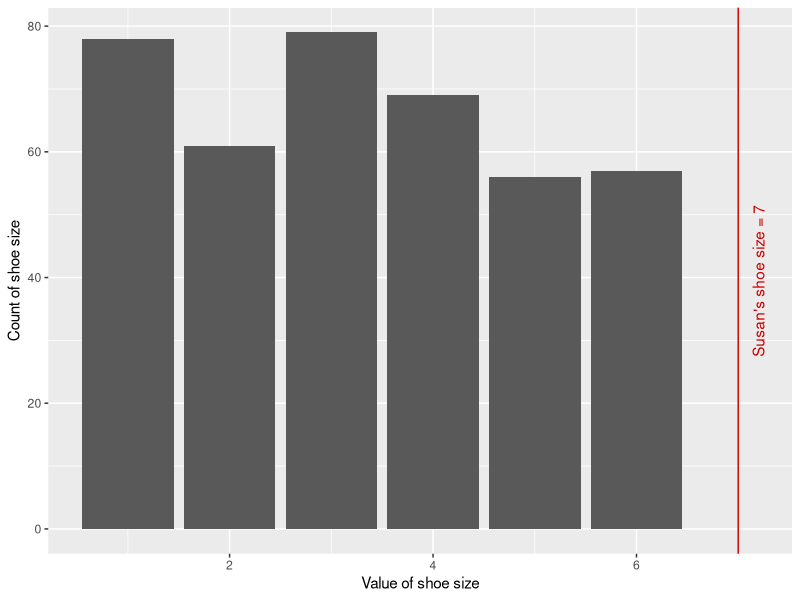

Write R code to recreate this figure.
## ---- chunk 1
library(readr)
library(dplyr)
library(ggplot2)
## ---- chunk 2

# this code here is a little bit too advanced for this course, so hidden for now

uniform_data <- function(n, dof, range, val, name, varname) {
  
  data <- tibble(patient=1:n, val=sample(1:range, n, replace=T))
  
  if (dof > 1) {
    
  for(i in 1:(dof-1)) {
    data <- data %>% mutate(val=(val + sample(1:range, n, replace=T)))  
  }
    data <- data %>% mutate(val=(val / dof))
  }                      
  ggplot(data) +
  geom_bar(aes(val)) +
  geom_vline(xintercept=val, color="#cc0000") +
  annotate("text", x=(val+(0.2)), y=0.5*(max(data %>% count(val))), label=paste0(name, "'s ", varname, " = ", val), angle=90, color="#cc0000") +
    xlab(paste0("Value of ", varname)) +
    ylab(paste0("Count of ", varname))
}

uniform_data(400, 1, 6, 7, "Susan", "shoe size")

## ---- chunk 3
